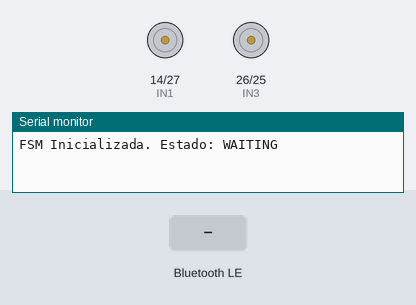
The sketch below on a simulated ESP32. Parts: motor-driver pin pairs drawn as motors (green arrow = first pin HIGH = forward, orange = second pin HIGH = backward, longer = more drive, scaled by the enable pin), the last lines printed to the serial monitor. Inputs (shaded band) come from the test bench. Nothing arrives over Bluetooth unless stated; a phone connects over Bluetooth LE 3 s after start.

Above: at 1.2 s.
1.3 s: Bluetooth LE write "F" received
At 4.0 s:
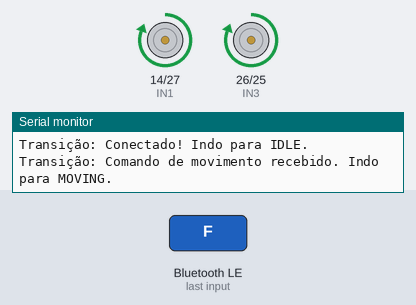
4.3 s: Bluetooth LE write "B" received
At 4.9 s:
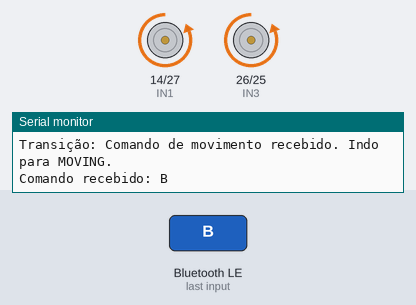
5.8 s: Bluetooth LE write "L" received
At 6.2 s:
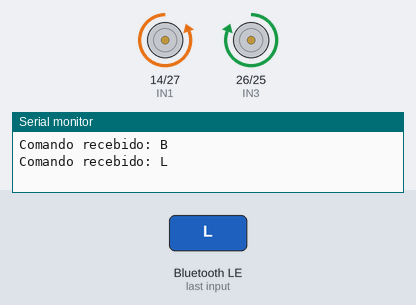
7.3 s: Bluetooth LE write "R" received
At 8.7 s:
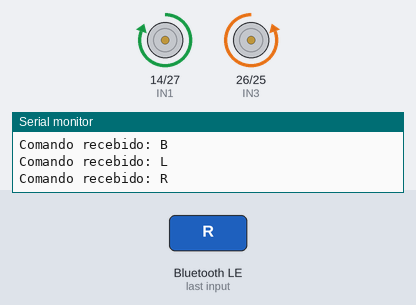
Timing chart, 0 to 9.8 s (numbered marks = the images above; inputs shaded):
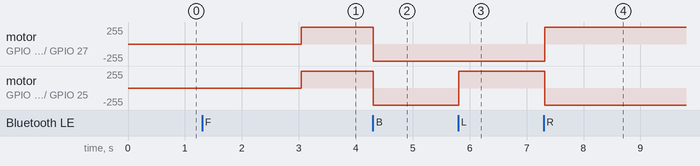

Measured:
- after the input at 1.3 s, motor on GPIO 14 (IN1) / GPIO 27 (IN2), motor on GPIO 26 (IN3) / GPIO 25 (IN4): stopped → forward 255/255 after 1.7 s
- after the input at 4.3 s, motor on GPIO 14 (IN1) / GPIO 27 (IN2), motor on GPIO 26 (IN3) / GPIO 25 (IN4): forward 255/255 → backward 255/255 at once
- after the input at 5.8 s, motor on GPIO 26 (IN3) / GPIO 25 (IN4): backward 255/255 → forward 255/255 at once
- after the input at 7.3 s, motor on GPIO 14 (IN1) / GPIO 27 (IN2): backward 255/255 → forward 255/255 at once; motor on GPIO 26 (IN3) / GPIO 25 (IN4): forward 255/255 → backward 255/255 at once

The sketch:

car_sketch.ino
```cpp
#include <BLEDevice.h>
#include <BLEUtils.h>
#include <BLEServer.h>
#include <Arduino.h>

// UUIDs correspondentes ao aplicativo Flutter
#define SERVICE_UUID        "4fafc201-1fb5-459e-8fcc-c5c9c331914b"
#define CHARACTERISTIC_UUID "beb5483e-36e1-4688-b7f5-ea07361b26a8"

// ====== ATENÇÃO: COLOQUE AQUI OS PINOS REAIS DA SUA PONTE H ======
#define ENA 13  // Pino PWM Motor A
#define ENB 12  // Pino PWM Motor B
#define IN1 14  // Sentido Motor A
#define IN2 27  // Sentido Motor A
#define IN3 26  // Sentido Motor B
#define IN4 25  // Sentido Motor B
// =================================================================

// Definição dos Estados da FSM (baseado no diagrama)
enum State {
  STATE_WAITING, // Aguardando conexão BLE
  STATE_IDLE,    // Conectado, carro parado
  STATE_MOVING,  // Executando comando F/B/L/R
  STATE_STOP,    // Comando S recebido, limpa e volta para Idle
  STATE_ERROR    // Conexão perdida, para motores
};

// Variáveis de controle de estado
State currentState = STATE_WAITING;
bool deviceConnected = false;
bool oldDeviceConnected = false;
String receivedCommand = "";

// Protótipos de funções de controle de motores
void pararMotores();
void moverFrente();
void moverTras();
void moverEsquerda();
void moverDireita();

// Callbacks do Servidor BLE para monitorar conexões
class MyServerCallbacks: public BLEServerCallbacks {
    void onConnect(BLEServer* pServer) {
      deviceConnected = true;
    };

    void onDisconnect(BLEServer* pServer) {
      deviceConnected = false;
    }
};

// Callbacks da Característica BLE para receber os comandos do Flutter
class MyCharacteristicCallbacks: public BLECharacteristicCallbacks {
    void onWrite(BLECharacteristic *pCharacteristic) {
      // CORREÇÃO: Usando String do Arduino para evitar o erro de conversão
      String value = pCharacteristic->getValue();
      if (value.length() > 0) {
        receivedCommand = value;
        Serial.print("Comando recebido: ");
        Serial.println(receivedCommand);
      }
    }
};

void setup() {
  Serial.begin(115200);

  // Configuração dos pinos da ponte H
  pinMode(ENA, OUTPUT);
  pinMode(ENB, OUTPUT);
  pinMode(IN1, OUTPUT);
  pinMode(IN2, OUTPUT);
  pinMode(IN3, OUTPUT);
  pinMode(IN4, OUTPUT);

  // Garante que os motores começam parados
  pararMotores();

  // Inicialização do BLE
  BLEDevice::init("ESP32_CarBot");
  BLEServer *pServer = BLEDevice::createServer();
  pServer->setCallbacks(new MyServerCallbacks());

  BLEService *pService = pServer->createService(SERVICE_UUID);
  BLECharacteristic *pCharacteristic = pService->createCharacteristic(
                                         CHARACTERISTIC_UUID,
                                         BLECharacteristic::PROPERTY_READ |
                                         BLECharacteristic::PROPERTY_WRITE
                                       );

  pCharacteristic->setCallbacks(new MyCharacteristicCallbacks());
  pService->start();

  BLEAdvertising *pAdvertising = BLEDevice::getAdvertising();
  pAdvertising->addServiceUUID(SERVICE_UUID);
  pAdvertising->setScanResponse(true);
  BLEDevice::startAdvertising();

  Serial.println("FSM Inicializada. Estado: WAITING");
}

void loop() {
  // Execução da Máquina de Estados (FSM)
  switch (currentState) {

    case STATE_WAITING:
      if (deviceConnected) {
        Serial.println("Transição: Conectado! Indo para IDLE.");
        currentState = STATE_IDLE;
      }
      break;

    case STATE_IDLE:
      pararMotores();

      if (!deviceConnected) {
        currentState = STATE_ERROR;
        break;
      }

      if (receivedCommand == "F" || receivedCommand == "B" ||
          receivedCommand == "L" || receivedCommand == "R") {
        Serial.println("Transição: Comando de movimento recebido. Indo para MOVING.");
        currentState = STATE_MOVING;
      }
      break;

    case STATE_MOVING:
      if (!deviceConnected) {
        currentState = STATE_ERROR;
        break;
      }

      // Executa o movimento correspondente ao comando ativo
      if (receivedCommand == "F") moverFrente();
      else if (receivedCommand == "B") moverTras();
      else if (receivedCommand == "L") moverEsquerda();
      // CORREÇÃO: Mudado de rankedCommand para receivedCommand
      else if (receivedCommand == "R") moverDireita();

      if (receivedCommand == "S") {
        Serial.println("Transição: Comando S recebido. Indo para STOP.");
        currentState = STATE_STOP;
      }
      else if (receivedCommand == "") {
        Serial.println("Transição: Botão solto. Voltando para IDLE.");
        currentState = STATE_IDLE;
      }
      break;

    case STATE_STOP:
      pararMotores();
      receivedCommand = "";
      Serial.println("Transição: Comando S processado. Retornando para IDLE.");
      currentState = STATE_IDLE;
      break;

    case STATE_ERROR:
      pararMotores();
      Serial.println("Transição: Conexão BLE perdida! Motores parados. Tentando reconectar...");
      receivedCommand = "";
      currentState = STATE_WAITING;
      break;
  }

  // Gerenciamento de reconexão do Advertising do BLE
  if (!deviceConnected && oldDeviceConnected) {
    delay(500);
    BLEDevice::startAdvertising();
    Serial.println("Sinal BLE reativado para novas conexões.");
    oldDeviceConnected = deviceConnected;
  }

  if (deviceConnected && !oldDeviceConnected) {
    oldDeviceConnected = deviceConnected;
  }

  delay(20);
}

// --- Funções de Controle dos Motores ---
void pararMotores() {
  analogWrite(ENA, 0);
  analogWrite(ENB, 0);
  digitalWrite(IN1, LOW);
  digitalWrite(IN2, LOW);
  digitalWrite(IN3, LOW);
  digitalWrite(IN4, LOW);
}

void moverFrente() {
  analogWrite(ENA, 255);
  analogWrite(ENB, 255);
  digitalWrite(IN1, HIGH);
  digitalWrite(IN2, LOW);
  digitalWrite(IN3, HIGH);
  digitalWrite(IN4, LOW);
}

void moverTras() {
  analogWrite(ENA, 255);
  analogWrite(ENB, 255);
  digitalWrite(IN1, LOW);
  digitalWrite(IN2, HIGH);
  digitalWrite(IN3, LOW);
  digitalWrite(IN4, HIGH);
}

void moverEsquerda() {
  analogWrite(ENA, 255);
  analogWrite(ENB, 255);
  digitalWrite(IN1, LOW);
  digitalWrite(IN2, HIGH);
  digitalWrite(IN3, HIGH);
  digitalWrite(IN4, LOW);
}

void moverDireita() {
  analogWrite(ENA, 255);
  analogWrite(ENB, 255);
  digitalWrite(IN1, HIGH);
  digitalWrite(IN2, LOW);
  digitalWrite(IN3, LOW);
  digitalWrite(IN4, HIGH);
}
```
